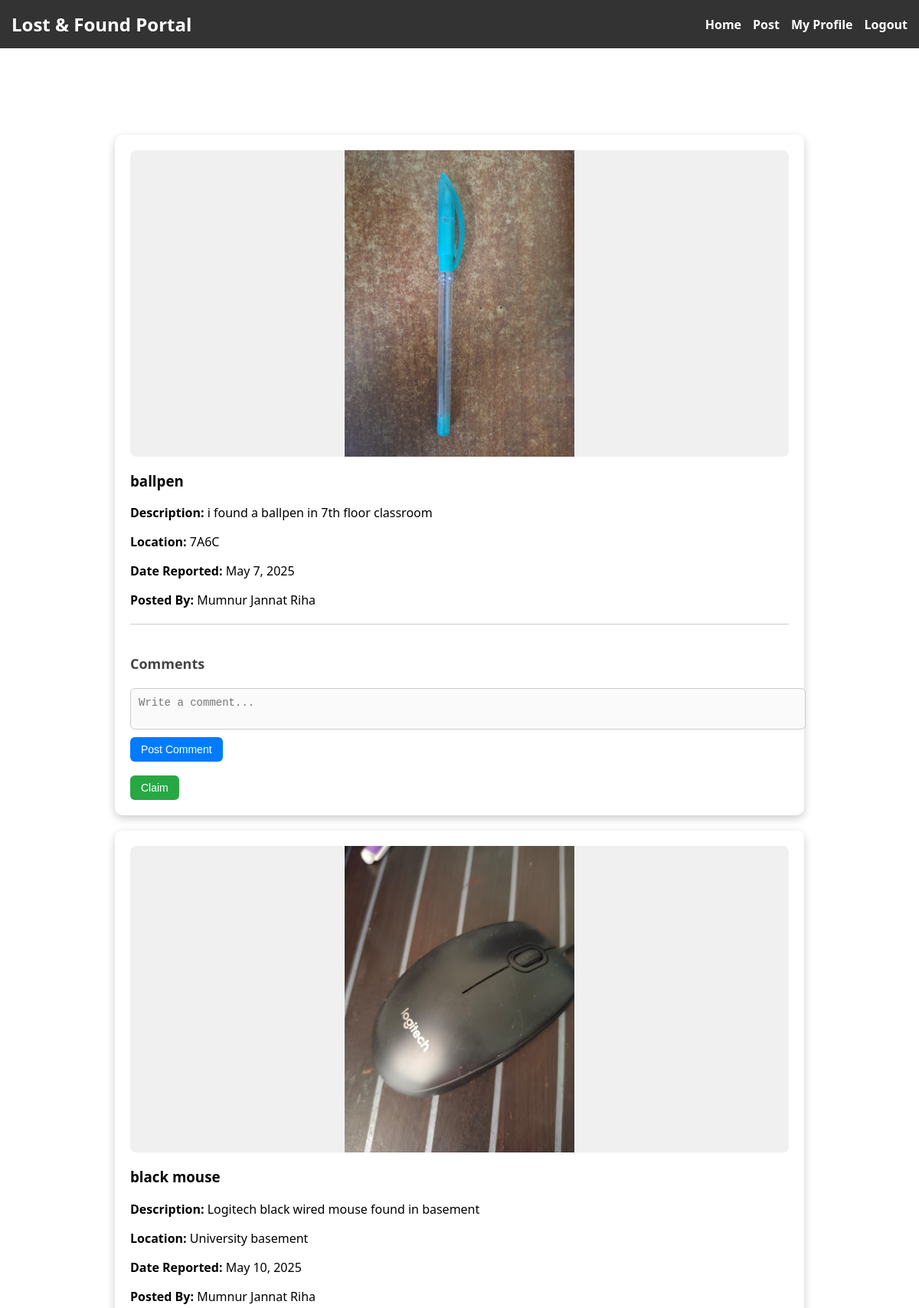
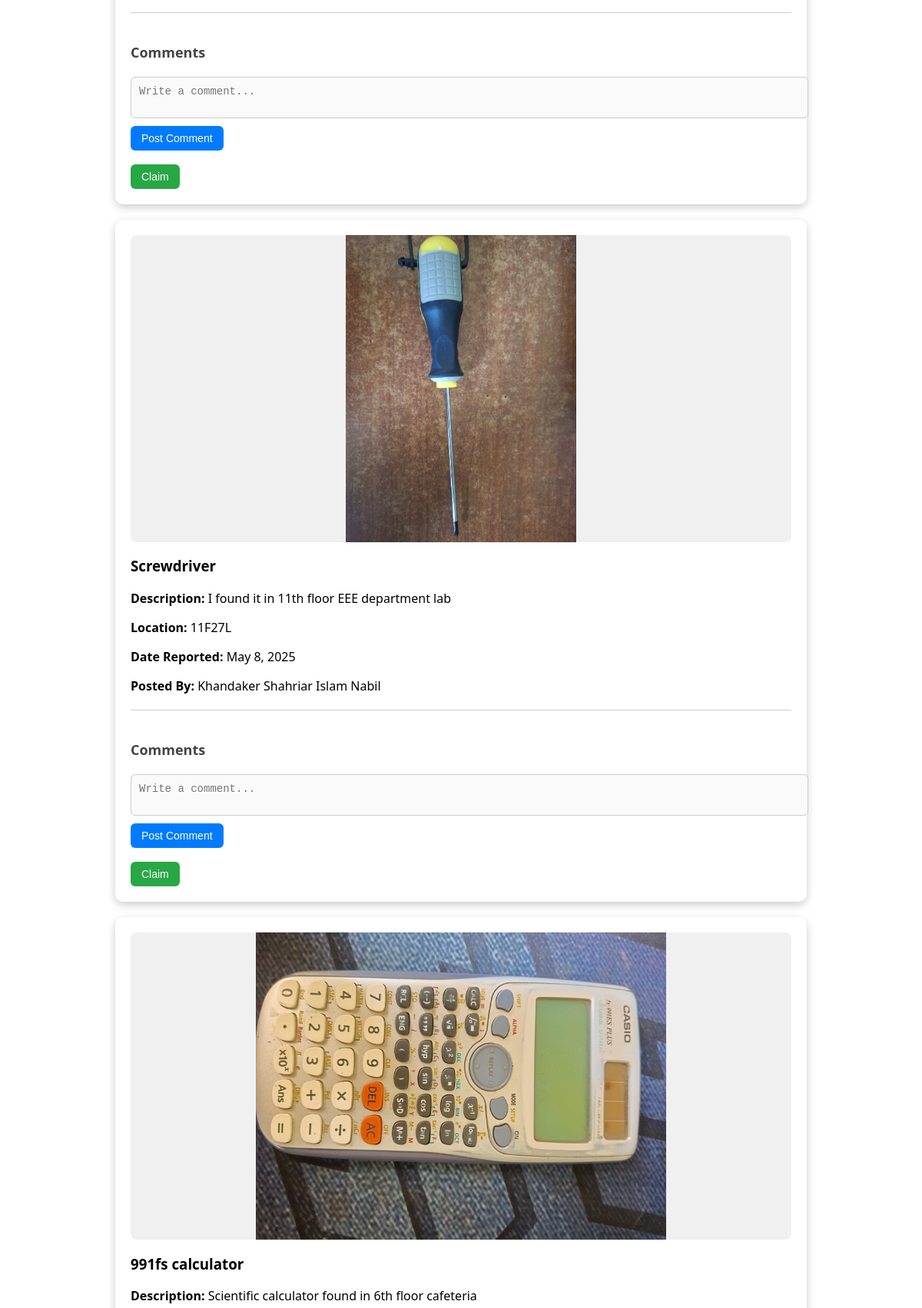
Screenshot of /home/ (signed in, upper part) with the database file from the repository (2 pictures, top to bottom).
### tracker/models.py (models this page shows, shortened)
class Item(models.Model):
    item_id = models.AutoField(primary_key=True)
    name = models.CharField(max_length=255)
    description = models.TextField()
    date_reported = models.DateField()
    location = models.CharField(max_length=255)
    posted_by_id = models.CharField(max_length=20)
    posted_by_name = models.CharField(max_length=255)
    is_found = models.BooleanField(default=False)
    claim_image = models.ImageField(upload_to='claims/', null=True, blank=True)
    claimer_name = models.CharField(max_length=100, null=True, blank=True)
    claimer_id = models.CharField(max_length=100, null=True, blank=True)

class ItemImage(models.Model):
    item = models.OneToOneField(Item, on_delete=models.CASCADE, related_name='image')
    image = models.ImageField(upload_to='items/')

### tracker/views.py (the view, shortened to what this page needs)
# urls.py: path('home/', views.home_view, name='home'),
@never_cache
def home_view(request):
    if 'user_id' not in request.session:
        return redirect('login')
    items = Item.objects.prefetch_related('comments', 'image').order_by('-item_id')
    comment_forms = {item.item_id: CommentForm() for item in items}
    return render(request, 'home.html', {
        'name': request.session.get('user_name'),
        'items': items,
        'comment_forms': comment_forms
    })

### templates/home.html (shortened to what this page needs)
<!DOCTYPE html>
<html lang="en">
<head>
</head>
<body>
    <div class="navbar">
        <h1>Lost & Found Portal</h1>
        <div class="navbar-links" id="navbarLinks">
            <a href="{% url 'home' %}">Home</a>
            <a href="{% url 'post_list' %}">Post</a>
            <a href="{% url 'my_profile' %}">My Profile</a>
            <a href="{% url 'logout' %}">Logout</a>
        </div>
    </div>
    <div class="feed-container">
        <h2 style="text-align: center; margin-top: 20px;">All Posts</h2>
        {% for item in items %}
<div class="post-card">
    {% if item.image %}
        <img src="{{ item.image.image.url }}" alt="Item Image">
    {% endif %}
    <h3>{{ item.name }}</h3>
    <p><strong>Description:</strong> {{ item.description }}</p>
    <p><strong>Location:</strong> {{ item.location }}</p>
    <p><strong>Date Reported:</strong> {{ item.date_reported }}</p>
    <p><strong>Posted By:</strong> {{ item.posted_by_name }}</p>
    <div class="comments-section" style="margin-top: 20px;">
    <h4>Comments</h4>
    <textarea id="comment-text-{{ item.item_id }}" rows="2" placeholder="Write a comment..." style="width: 100%; margin-top: 10px;"></textarea>
    <button onclick="postComment({{ item.item_id }})" style="margin-top: 5px;">Post Comment</button>
    <div style="margin-top: 10px;">
    {% if item.is_found %}
        <span style="
            display: inline-block;
            background-color: #28a745;
            color: white;
            padding: 6px 12px;
            border-radius: 6px;
            font-weight: bold;
        ">
            ✅ Item Claimed
        </span>
    {% else %}
        <button onclick="sendClaim({{ item.item_id }})" style="background-color: #28a745;">Claim</button>
    {% endif %}
    </div>
</div>
</div>
{% endfor %}
</body>
</html>

### templates/home.html (style rules this page uses)
body { margin: 0; font-family: 'Segoe UI', Tahoma, Geneva, Verdana, sans-serif; background-image: url('/static/images/home_bg.jpg'); background-size: cover; background-repeat: no-repeat; background-position: center; color: white; }
.navbar { background-color: rgba(0, 0, 0, 0.8); padding: 15px; display: flex; justify-content: space-between; align-items: center; flex-wrap: wrap; }
.navbar h1 { margin: 0; font-size: 24px; }
.navbar-links { display: flex; flex-wrap: wrap; align-items: center; }
.navbar a { color: white; text-decoration: none; margin-left: 15px; font-weight: bold; }
.comments-section { margin-top: 25px; padding-top: 15px; border-top: 1px solid #ccc; }
.comments-section h4 { font-size: 18px; margin-bottom: 10px; color: #444; }
textarea[id^="comment-text-"] { width: 100%; padding: 10px; border: 1px solid #ccc; border-radius: 6px; font-size: 14px; resize: none; margin-top: 10px; background-color: #fafafa; }
.comments-section button { background-color: #007bff; color: white; padding: 8px 14px; border: none; border-radius: 6px; font-size: 14px; margin-top: 8px; cursor: pointer; }
.feed-container { max-width: 900px; margin: 20px auto; padding: 20px; }
.post-card { background-color: white; color: black; border-radius: 10px; padding: 20px; margin-bottom: 20px; box-shadow: 0 4px 12px rgba(0, 0, 0, 0.2); }
.post-card img { width: 100%; max-height: 400px; object-fit: contain; border-radius: 8px; margin-bottom: 15px; display: block; background-color: #f0f0f0; }

### rows the page displays
Item: image.image (picture), name "ballpen", description "i found a ballpen in 7th floor classroom", location "7A6C", date_reported "May 7, 2025", posted_by_name "Mumnur Jannat Riha", item_id "Write a comment..."
Item: image.image (picture), name "black mouse", description "Logitech black wired mouse found in basement", location "University basement", date_reported "May 10, 2025", posted_by_name "Mumnur Jannat Riha", item_id "Write a comment..."
Item: image.image (picture), name "Screwdriver", description "I found it in 11th floor EEE department lab", location "11F27L", date_reported "May 8, 2025", posted_by_name "Khandaker Shahriar Islam Nabil", item_id "Write a comment..."
Item: image.image (picture), name "991fs calculator", description "Scientific calculator found in 6th floor cafeteria"
